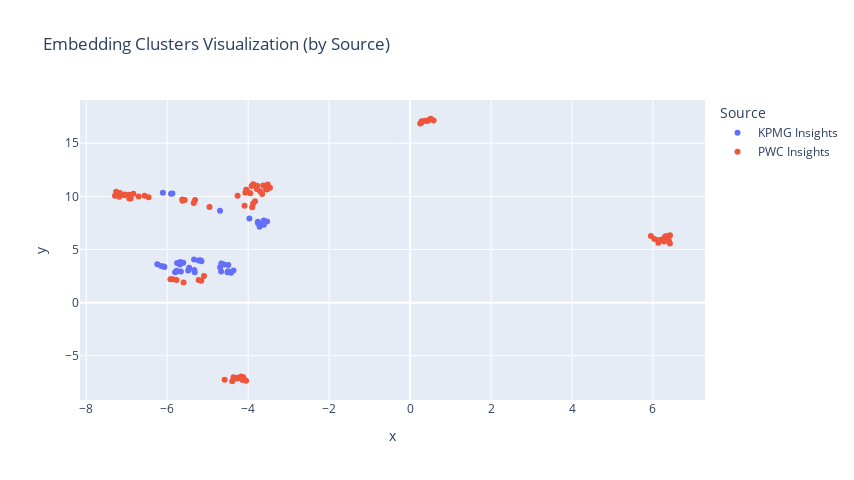

Here is the notebook cell this chart was saved with:
### Code cell
import plotly.express as px

fig = px.scatter(
    df, x="x", y="y",
    color="source",
    hover_data=["title", "date", "source", "category", "niche"],
    title="Embedding Clusters Visualization (by Source)"
)

fig.update_layout(
    legend_title="Source",
    width=854,
    height=480
)

fig.show()

### Figure 1 — Plotly figure (JSON) as saved in the notebook; plotly's stock layout.template omitted (floating-point values rounded to 4 significant figures; data arrays with more than 128 entries replaced by an {"elided": "..."} marker saying what was removed)
{"data": [{"customdata": {"elided": "41x5 str values"}, "hovertemplate": "source=%{customdata[2]}<br>x=%{x}<br>y=%{y}<br>title=%{customdata[0]}<br>date=%{customdata[1]}<br>category=%{customdata[3]}<br>niche=%{customdata[4]}<extra></extra>", "legendgroup": "KPMG Insights", "marker": {"color": "#636efa", "symbol": "circle"}, "mode": "markers", "name": "KPMG Insights", "orientation": "v", "showlegend": true, "type": "scatter", "x": [-3.616, -3.534, -3.614, -3.718, -3.758, -3.761, -3.97, -3.727, -6.106, -5.906, -5.872, -4.696, -4.693, -5.177, -5.673, -6.147, -5.805, -5.321, -4.668, -4.512, -4.663, -5.221, -5.686, -6.069, -5.664, -5.458, -4.426, -4.591, -5.155, -5.756, -6.083, -5.772, -5.483, -4.498, -4.491, -5.337, -5.605, -6.245, -5.77, -5.333, -4.364], "xaxis": "x", "y": [7.724, 7.631, 7.321, 7.15, 7.468, 7.612, 7.909, 7.457, 10.35, 10.25, 10.28, 8.656, 3.322, 3.995, 3.837, 3.45, 2.862, 2.86, 2.933, 2.85, 3.686, 3.961, 3.582, 3.347, 2.935, 3.279, 2.811, 3.587, 3.905, 3.737, 3.409, 2.922, 3.035, 2.965, 3.554, 4.05, 3.759, 3.62, 3.0, 3.069, 3.027], "yaxis": "y"}, {"customdata": {"elided": "77x5 str values"}, "hovertemplate": "source=%{customdata[2]}<br>x=%{x}<br>y=%{y}<br>title=%{customdata[0]}<br>date=%{customdata[1]}<br>category=%{customdata[3]}<br>niche=%{customdata[4]}<extra></extra>", "legendgroup": "PWC Insights", "marker": {"color": "#EF553B", "symbol": "circle"}, "mode": "markers", "name": "PWC Insights", "orientation": "v", "showlegend": true, "type": "scatter", "x": [-4.362, -4.275, -4.178, -4.582, -4.199, -4.256, -4.141, -4.052, -4.395, -4.12, -7.186, -6.836, -7.29, -6.903, -6.559, -6.707, -6.947, -7.057, -7.169, -7.051, -7.261, -6.937, -6.46, -5.619, -5.629, -5.568, -5.312, -5.345, 6.036, 6.157, 6.288, 6.42, 6.392, 6.309, 6.363, 6.239, 6.418, 6.394, 6.132, 6.273, 5.949, 0.2868, 0.4715, 0.365, 0.4264, 0.5798, 0.5107, 0.2738, 0.2498, -4.956, -4.069, -3.949, -3.786, -3.706, -3.559, -3.53, -3.462, -3.628, -3.778, -3.516, -3.873, -3.914, -4.051, -4.036, -3.655, -4.262, -5.091, -5.224, -5.159, -5.77, -5.864, -5.922, -5.596, -3.876, -4.09, -3.829, -3.901], "xaxis": "x", "y": [-7.019, -7.14, -6.957, -7.264, -7.057, -7.06, -7.27, -7.34, -7.397, -7.009, 9.97, 10.25, 10.05, 9.794, 10.05, 9.992, 10.15, 10.1, 10.33, 10.17, 10.43, 9.794, 9.913, 9.598, 9.71, 9.669, 9.648, 9.377, 5.995, 5.886, 6.103, 6.342, 6.247, 6.243, 6.255, 5.955, 5.563, 5.813, 5.641, 5.753, 6.282, 17.07, 17.21, 17.11, 17.09, 17.15, 17.31, 16.9, 16.86, 9.009, 10.35, 10.3, 10.7, 10.48, 10.65, 10.68, 10.82, 11.02, 11.01, 11.13, 11.13, 10.98, 10.63, 10.53, 10.23, 10.06, 2.508, 2.14, 2.059, 2.134, 2.195, 2.204, 1.902, 9.321, 9.112, 9.533, 8.985], "yaxis": "y"}], "layout": {"height": 480, "legend": {"title": {"text": "Source"}, "tracegroupgap": 0}, "title": {"text": "Embedding Clusters Visualization (by Source)"}, "width": 854, "xaxis": {"anchor": "y", "domain": [0, 1], "title": {"text": "x"}}, "yaxis": {"anchor": "x", "domain": [0, 1], "title": {"text": "y"}}}}
